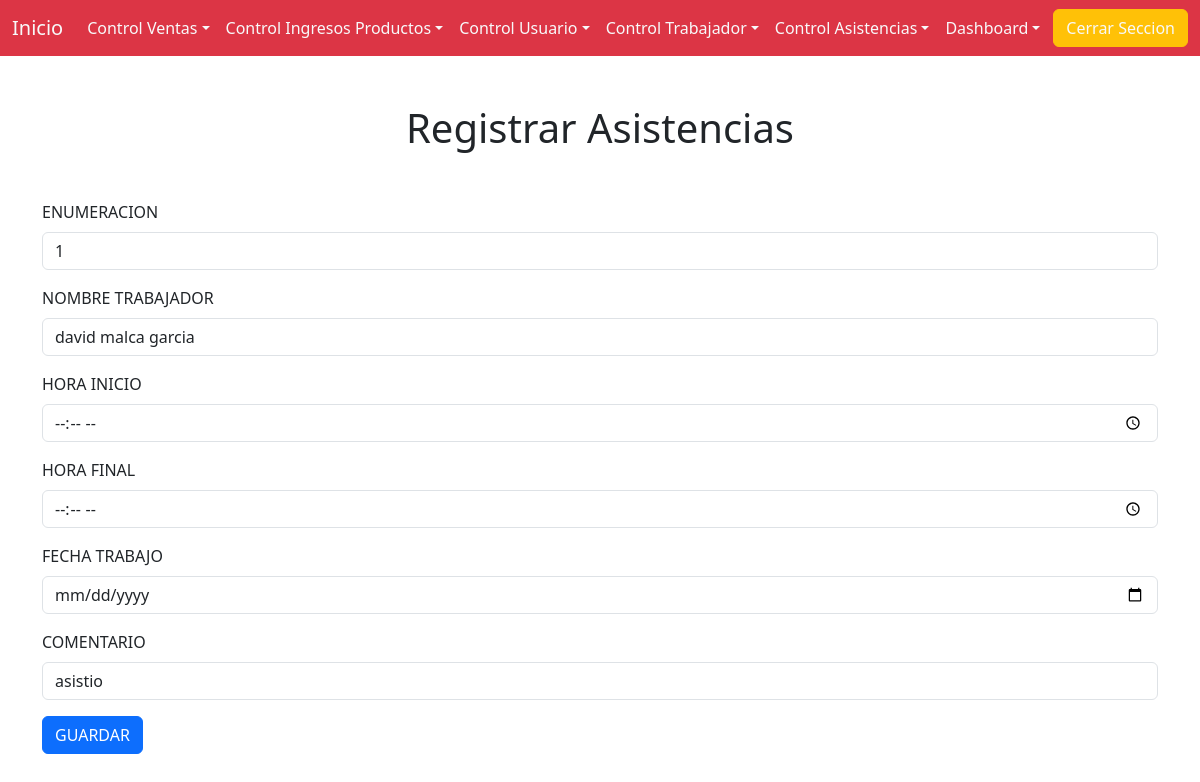
Screenshot of /enlace_tabla_registro_asistencias/enlace_actualizar_asistencias/1 with the database file from the repository.
### app/models.py (models this page shows, shortened)
class bd_tabla_asistencias(models.Model):
    Enumeracion_Asistencias = models.CharField(max_length=250)
    Nombre_Asistencias = models.CharField(max_length=250)
    Hora_Inicio_Asistencias = models.TimeField()
    Hora_Final_Asistencias = models.TimeField()
    Fecha_Asistencias = models.DateField()
    Comentario_Asistencias = models.CharField()

### app/views.py (the view)
# urls.py: path('enlace_tabla_registro_asistencias/enlace_actualizar_asistencias/<Enumeracion_Asistencias>' , views.enlace_actualizar_asistencias),
def enlace_actualizar_asistencias(request , Enumeracion_Asistencias):
    asistencias = bd_tabla_asistencias.objects.get(Enumeracion_Asistencias = Enumeracion_Asistencias)
    return render(request , 'actualizar_asistencias.html' , {
        'actualizar_asistencias' : asistencias
    })

### app/templates/actualizar_asistencias.html
{% extends "barra_menu.html" %}
{% block contenedor %}
<h1 class='text-center my-5'>Registrar Asistencias</h1>
<div class='my-5 container'>
    <form method='POST' action='/logica_actualizar_asistencias/'> {% csrf_token %}
        <div class="mb-3">
            <label for="" class="form-label">ENUMERACION</label>
            <input type="text" class="form-control" id="txtEnumeracion" name="txtEnumeracion" value="{{ actualizar_asistencias.Enumeracion_Asistencias }}" required>
        </div>
        <div class="mb-3">
            <label for="" class="form-label">NOMBRE TRABAJADOR</label>
            <input type="text" class="form-control" id="txtNombre" name="txtNombre" value="{{ actualizar_asistencias.Nombre_Asistencias }}" required>
        </div>
        <div class="mb-3">
            <label for="" class="form-label">HORA INICIO</label>
            <input type="time" class="form-control" id="txtHoraInicio" name="txtHoraInicio" value="{{ actualizar_asistencias.Hora_Inicio_Asistencias }}" required>
        </div>
        <div class="mb-3">
            <label for="" class="form-label">HORA FINAL</label>
            <input type="time" class="form-control" id="txtHoraFinal" name="txtHoraFinal" value="{{ actualizar_asistencias.Hora_Final_Asistencias }}" required>
        </div>
        <div class="mb-3">
            <label for="" class="form-label">FECHA TRABAJO</label>
            <input type="date" class="form-control" id="txtFecha" name="txtFecha" value="{{ actualizar_asistencias.Fecha_Asistencias }}" required>
        </div>
        <div class="mb-3">
            <label for="" class="form-label">COMENTARIO</label>
            <input type="text" class="form-control" id="txtComentario" name="txtComentario" value="{{ actualizar_asistencias.Comentario_Asistencias }}" required>
        </div>
        <button type="submit" class="btn btn-primary" href='/enlace_tabla_registro_asistencias/'>GUARDAR</button>
    </form>
</div>
{% endblock contenedor %}

### rows the page displays
bd_tabla_asistencias: txtEnumeracion "1", txtNombre "david malca garcia", txtComentario "asistio"
